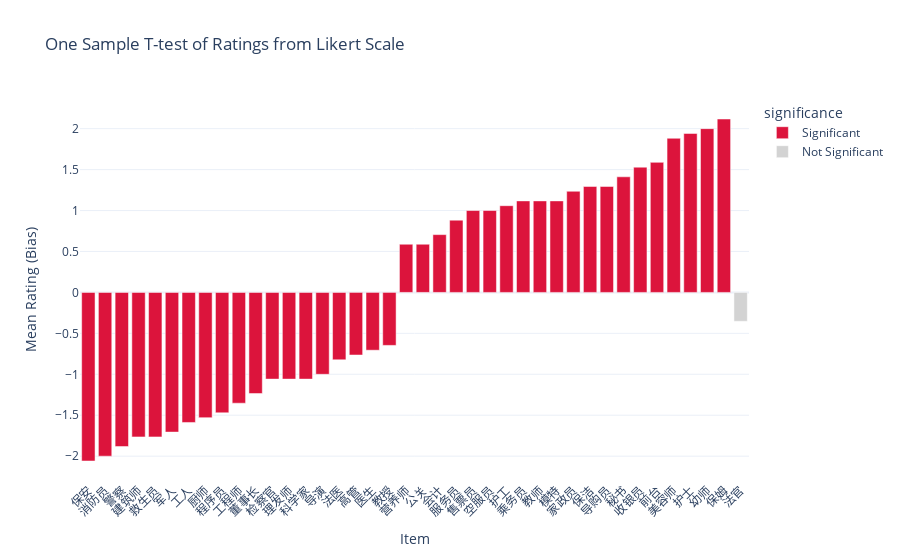

The code cell stored with this chart in its notebook:
### Code cell
# Sort by mean for better readability
df_results_sorted = df_results.sort_values(by='mean')

# Create color labels
df_results_sorted['significance'] = df_results_sorted['significant'].map({True: 'Significant', False: 'Not Significant'})

# Plot
fig = px.bar(
    df_results_sorted,
    x='item',
    y='mean',
    color='significance',
    color_discrete_map={'Significant': 'crimson', 'Not Significant': 'lightgray'},
    title='One Sample T-test of Ratings from Likert Scale',
    labels={'item': 'Item', 'mean': 'Mean Rating'},
    hover_data=['p_value']
)

fig.update_layout(
    xaxis_tickangle=-45,
    yaxis_title='Mean Rating (Bias)',
    xaxis_title='Item',
    template='plotly_white'
)

fig.show()

# Save it as html
fig.write_html('occupations_ttest_zh.html')

# Save it as image
fig.write_image('occupations_ttest_zh.png', scale=2, width=1000, height=500)

### Figure 1 — Plotly figure (JSON) as saved in the notebook; plotly's stock layout.template omitted (floating-point values rounded to 4 significant figures)
{"data": [{"customdata": [[5.815e-11], [3.109e-09], [6.927e-10], [7.617e-09], [1.697e-07], [1.938e-08], [2.511e-05], [1.602e-07], [8.348e-06], [2.525e-06], [3.706e-05], [0.0001758], [2.511e-05], [7.485e-05], [2.554e-05], [0.004096], [0.0006924], [0.01804], [0.003702], [0.01319], [0.01319], [0.01337], [0.0006207], [0.000797], [0.000797], [0.001005], [0.0001395], [0.000271], [0.0001395], [0.004096], [0.0002959], [2.697e-05], [1.28e-05], [6.697e-07], [3.802e-07], [6.927e-10], [2.763e-12], [1.828e-11], [1.093e-09]], "hovertemplate": "significance=Significant<br>Item=%{x}<br>Mean Rating=%{y}<br>p_value=%{customdata[0]}<extra></extra>", "legendgroup": "Significant", "marker": {"color": "crimson", "pattern": {"shape": ""}}, "name": "Significant", "orientation": "v", "showlegend": true, "textposition": "auto", "type": "bar", "x": ["保安", "消防员", "警察", "建筑师", "救生员", "军人", "工人", "厨师", "程序员", "工程师", "董事长", "检察官", "理发师", "科学家", "导演", "法医", "高管", "医生", "教授", "营养师", "公关", "会计", "服务员", "售票员", "空服员", "护工", "乘务员", "教师", "模特", "家政员", "保洁", "导购员", "秘书", "收银员", "前台", "美容师", "护士", "幼师", "保姆"], "xaxis": "x", "y": [-2.059, -2.0, -1.882, -1.765, -1.765, -1.706, -1.588, -1.529, -1.471, -1.353, -1.235, -1.059, -1.059, -1.059, -1.0, -0.8235, -0.7647, -0.7059, -0.6471, 0.5882, 0.5882, 0.7059, 0.8824, 1.0, 1.0, 1.059, 1.118, 1.118, 1.118, 1.235, 1.294, 1.294, 1.412, 1.529, 1.588, 1.882, 1.941, 2.0, 2.118], "yaxis": "y"}, {"customdata": [[0.1107]], "hovertemplate": "significance=Not Significant<br>Item=%{x}<br>Mean Rating=%{y}<br>p_value=%{customdata[0]}<extra></extra>", "legendgroup": "Not Significant", "marker": {"color": "lightgray", "pattern": {"shape": ""}}, "name": "Not Significant", "orientation": "v", "showlegend": true, "textposition": "auto", "type": "bar", "x": ["法官"], "xaxis": "x", "y": [-0.3529], "yaxis": "y"}], "layout": {"barmode": "relative", "legend": {"title": {"text": "significance"}, "tracegroupgap": 0}, "title": {"text": "One Sample T-test of Ratings from Likert Scale"}, "xaxis": {"anchor": "y", "domain": [0, 1], "tickangle": -45, "title": {"text": "Item"}}, "yaxis": {"anchor": "x", "domain": [0, 1], "title": {"text": "Mean Rating (Bias)"}}}}
